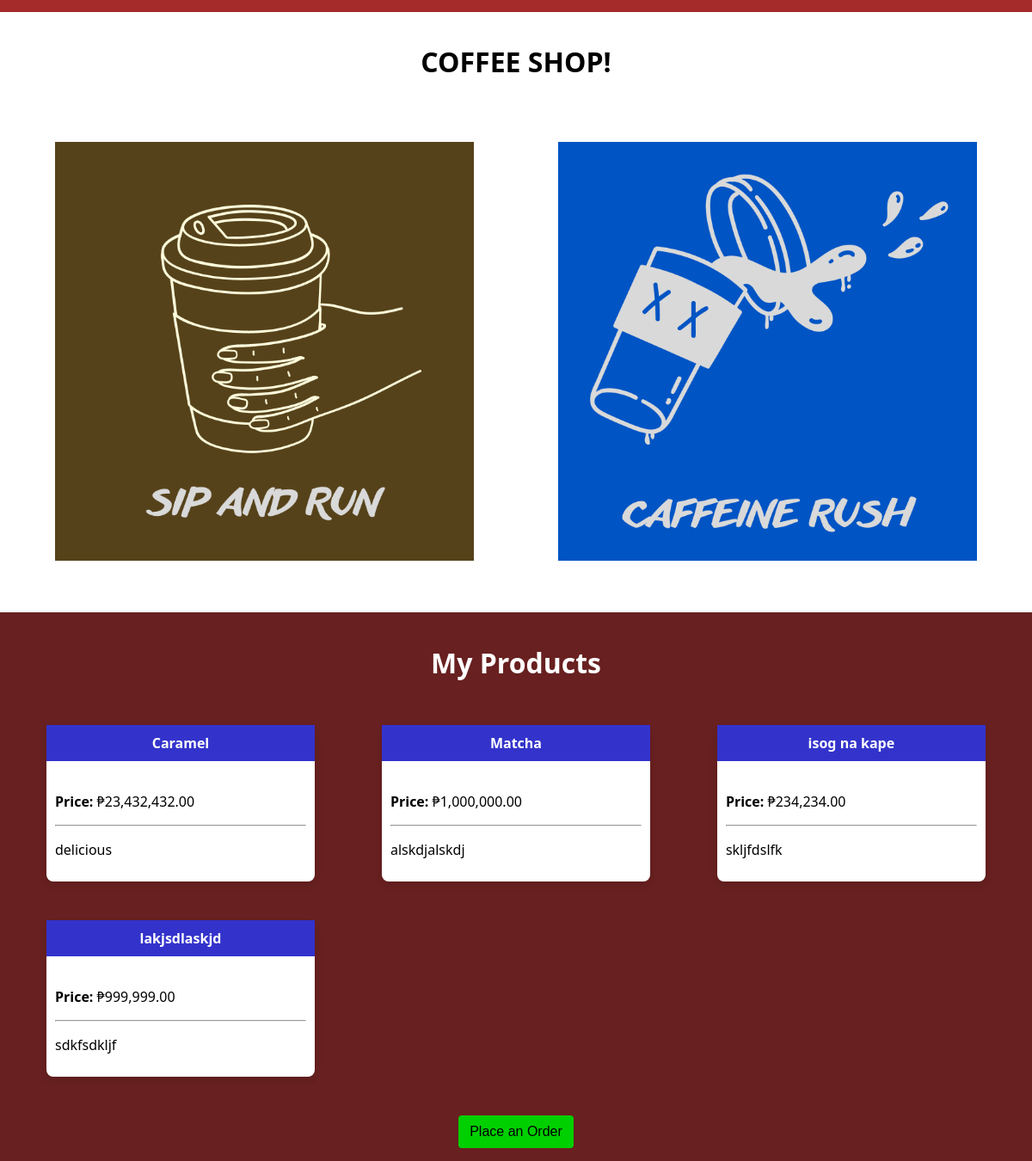
The page / on the database its author committed.
### tables this page shows
CREATE TABLE IF NOT EXISTS `products` (
  `id` int NOT NULL AUTO_INCREMENT,
  `product_name` varchar(255) DEFAULT NULL,
  `product_price` double DEFAULT NULL,
  `product_description` text,
  PRIMARY KEY (`id`)
);

### index.php (the view, shortened to what this page needs)
<!DOCTYPE html>
<html lang="en">
<head>
    <link rel="stylesheet" href="grid.css">
    <link rel="stylesheet" href="style.css">
    <link rel="stylesheet" href="buttons.css">
</head>
<body>
    <div class="row">
        <div class="col-md-12 head-style">
        </div>
    </div>
    <div class="container" id="shadow">
        <div class="row">
            <div class="col-md-12 mid">
                <h1>COFFEE SHOP!</h1>
            </div>
        </div>
        <div class="row" style="margin-top: 50px">
            <div class="col-md-12 mid">
                <div class="col-md-5" id="">
                    <div>
                        <img src="images/coffee_one.png" alt="" width=100%>
                    </div>
                </div>
                <div class="col-md-1">
                </div>
                <div class="col-md-5" id="">
                    <div>
                        <img src="images/coffee_two.png" width=100% alt="">
                    </div>
                </div>
            </div>
        </div>
    </div>
    <div class="container-extended" style="margin-top:40px;">
        <div class="container">
            <center>
                <h1>My Products</h1>
            </center>
        </div>
        <?php
        include 'dbconfig.php';
        $sql = "SELECT * FROM products";
        $result = $conn->query($sql);
        if ($result->num_rows > 0) {
            echo '<div class="container row">';
            $colCount = 0;
            while ($row = $result->fetch_assoc()) {
                if ($colCount % 3 == 0 && $colCount != 0) {
                    echo '</div>';
                    echo '<div class="container row">';
                }
                echo '<div class="col-md-4">';
                echo '<div class="card">';
                echo '<div class="card-header">' . $row["product_name"] . '</div>';
                echo '<div class="card-content">';
                echo "<p><strong>Price:</strong> ₱" . number_format($row["product_price"], 2) . "</p>";
                echo "<hr>";
                echo "<p>" . $row["product_description"] . "</p>";
                echo '</div>';
                echo '</div>';
                echo '</div>';
                $colCount++;
            }
            echo '</div>';
        }
        ?>
        <div class="container">
            <div class="row">
                <div class="col-md-12">
                    <center><a href="product.php"><button style="color:black;" class="btn btn-success">Place an Order</button></a> </center>
                </div>
            </div>
        </div>
    </div>
</body>
</html>

### grid.css (style rules this page uses)
.container { width: 1170px; margin: 0 auto; padding: 15px; }
.row::after { content: ""; display: table; clear: both; }
.col-md-1, .col-md-2, .col-md-3, .col-md-4, .col-md-5, .col-md-6, .col-md-7, .col-md-8, .col-md-9, .col-md-10, .col-md-11, .col-md-12 { float: left; box-sizing: border-box; }
.col-md-1 { width: 8.33%; }
.col-md-4 { width: 33.33%; }
.col-md-5 { width: 41.66%; }
.col-md-12 { width: 100%; }

### style.css (style rules this page uses)
body { font-family: "Segoe UI", Tahoma, Geneva, Verdana, sans-serif; margin: 0; }
.mid { display: flex; justify-content: center; }
.head-style { background-color: brown; padding: 7px; }
.container-extended { width: 100%; margin: 0 auto; background-color: rgb(104, 32, 32); color: white; }

### buttons.css (style rules this page uses)
.btn { display: inline-block; font-weight: 400; text-align: center; white-space: nowrap; vertical-align: middle; user-select: none; border: 1px solid transparent; padding: 0.375rem 0.75rem; font-size: 1rem; line-height: 1.5; border-radius: 0.25rem; transition: color 0.15s ease-in-out, background-color 0.15s ease-in-out, border-color 0.15s ease-in-out, box-shadow 0.15s ease-in-out; }
.btn-success { color: #ffffff; background-color: rgb(0, 207, 0); }

### index.php (style rules this page uses)
.card { width: 80%; background-color: #fff; border-radius: 8px; box-shadow: 0 4px 8px rgba(0, 0, 0, 0.1); text-align: left; margin: 0 auto; margin-bottom: 15px; box-sizing: border-box; }
.card-header { background-color: rgb(51, 51, 204); padding: 10px; color: white; font-weight: bold; text-align: center; margin-bottom: 10px; }
.card-content { padding: 10px; color: black; }
.card strong { font-weight: bold; }

### rows shown on the page
products: product_name "Caramel", product_price "23,432,432.00", product_description "delicious"
products: product_name "Matcha", product_price "1,000,000.00", product_description "alskdjalskdj"
products: product_name "isog na kape", product_price "234,234.00", product_description "skljfdslfk"
products: product_name "lakjsdlaskjd", product_price "999,999.00", product_description "sdkfsdkljf"
